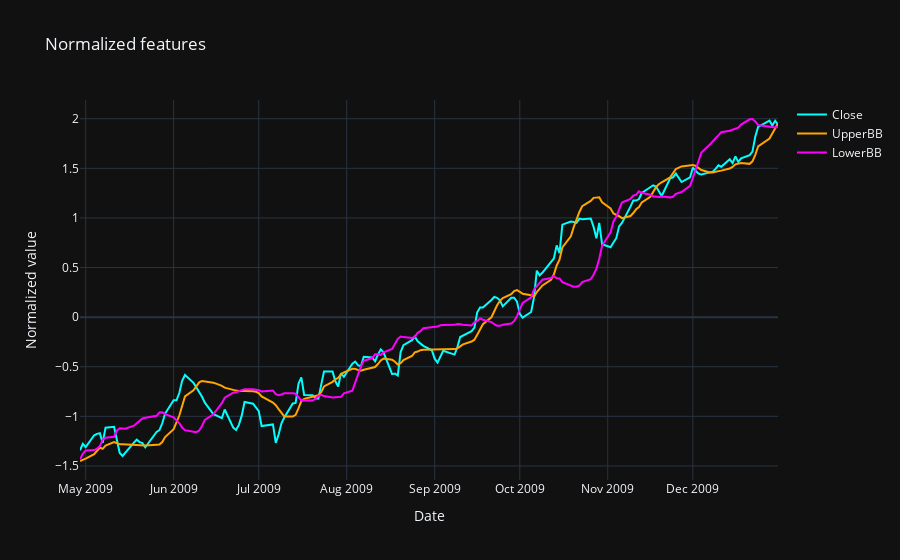

Notebook cell for this chart:
### Code cell
# Plot Normalized Dataset
fig = go.Figure()
for i, col in enumerate(normed_dataset.columns):
    fig.add_trace(
        go.Scatter(
            x=normed_dataset.index,
            y=normed_dataset[col],
            mode="lines",
            name=col,
            line=dict(color=colors[i]),
        )
    )
fig.update_layout(
    title="Normalized features",
    xaxis_title="Date",
    yaxis_title="Normalized value",
    template="plotly_dark",
)

### Figure 1 — Plotly figure (JSON) as saved in the notebook; plotly's stock layout.template omitted (floating-point values rounded to 4 significant figures; data arrays with more than 128 entries replaced by an {"elided": "..."} marker saying what was removed)
{"data": [{"line": {"color": "cyan"}, "mode": "lines", "name": "Close", "type": "scatter", "x": {"elided": "172 str values"}, "y": {"elided": "172 float values"}}, {"line": {"color": "orange"}, "mode": "lines", "name": "UpperBB", "type": "scatter", "x": {"elided": "172 str values"}, "y": {"elided": "172 float values"}}, {"line": {"color": "magenta"}, "mode": "lines", "name": "LowerBB", "type": "scatter", "x": {"elided": "172 str values"}, "y": {"elided": "172 float values"}}], "layout": {"title": {"text": "Normalized features"}, "xaxis": {"title": {"text": "Date"}}, "yaxis": {"title": {"text": "Normalized value"}}}}
